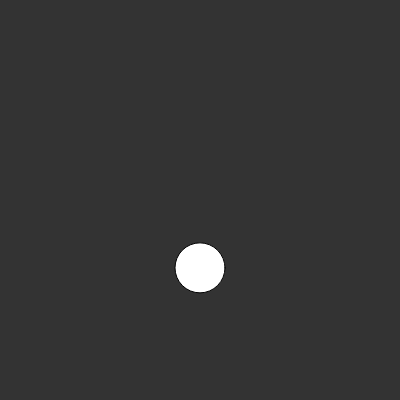
Frame 1 (no input)
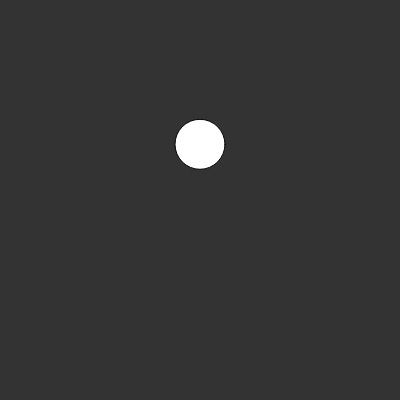
Frame 60 (no input)
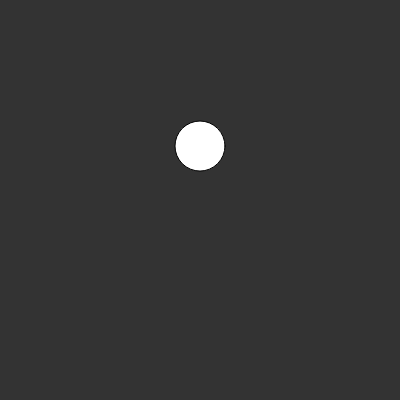
Frame 120 (the mouse pressed at the canvas centre since frame 60)

The p5.js sketch that drew these frames (run headless with seeded random() and noise() and a simulated clock; from frame 60 on, the mouse is pressed at the canvas centre):

// p5.js sketch
// ── sketch.js
let tOffset = 0;

function setup() {
    createCanvas(400, 400);

}

function draw() {
    background(51);

    let r = random(-20, 20);

    let n = noise(tOffset);
    let y = map(n, 0, 1, 0, height);

    ellipse(width/2, y, 50, 50);

    tOffset += 0.01;
}
